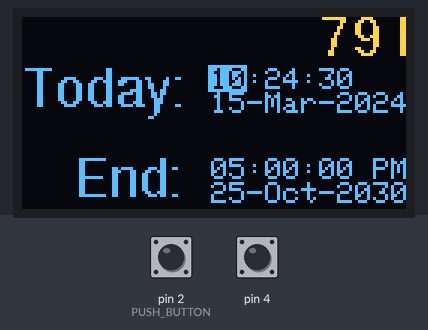
Bench run of a sketch on a simulated Arduino Uno, built with avr-gcc and run on an emulated ATmega328P. Parts: 128×64 one-colour display. Inputs (shaded band) come from the test bench; at power-on: pin 4 HIGH, pin 2 (PUSH_BUTTON) HIGH. The OLED is the two-colour kind (top 16 rows yellow); the local clock reads 2024-03-15 10:24:30 at power-on unless the sketch sets it.

Above: at 1.2 s.
1.3 s: pin 4 pulled LOW for 0.15 s
4.4 s: pin 4 pulled LOW for 1 s
At 7.85 s:
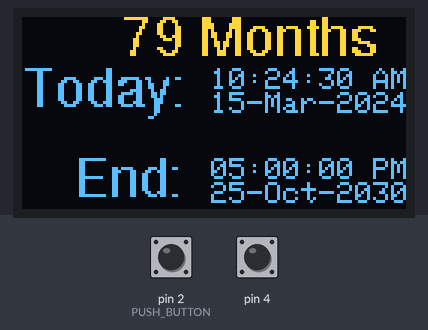
At 11.2 s:
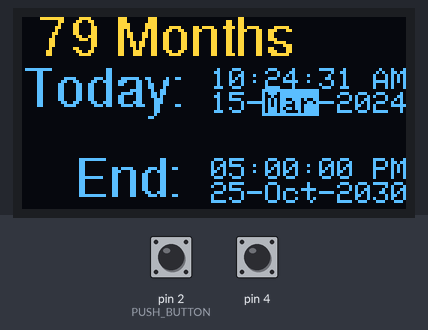
Timing chart, 0 to 12.7 s (numbered marks = the images above; inputs shaded):
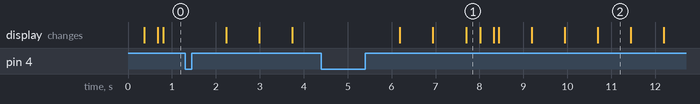

The sketch:

CountDownTimer.ino
```cpp
#include <SPI.h>
#include <RTClib.h>
#include <Adafruit_GFX.h>
#include <Adafruit_SSD1306.h>
#include <Fonts/FreeSans9pt7b.h>
#include "MultiFunctionButton.h"

#define TIMER_INTERRUPT_DEBUG     0
#define _TIMERINTERRUPT_LOGLEVEL_ 0

#define USE_TIMER_1 true
#define USE_TIMER_2 false
#define USE_TIMER_3 false
#define USE_TIMER_4 false
#define USE_TIMER_5 false

#include <TimerInterrupt.h>

#define SCREEN_WIDTH        128 // OLED display width, in pixels
#define SCREEN_HEIGHT        64 // OLED display height, in pixels
#define OLED_RESET            4 // Reset pin # (or -1 if sharing Arduino reset pin)
#define SCREEN_ADDRESS     0x3C // See datasheet for Address; 0x3D for 128x64, 0x3C for 128x32
#define PUSH_BUTTON           2
#define PUSH_BUTTON_ADJUST    4
#define DEBOUNCE_DELAY_MS    50
#define TIMER1_INTERVAL_MS   25
#define TIMER1_DURATION_MS    0 //(10 * TIMER1_INTERVAL_MS) // Duration = 0 or not specified => run indefinitely
#define DATE_FORMAT_LEN      24
#define TIME_FORMAT_NULL_POS 23
#define DATE_FORMAT_NULL_POS 11
#define MARQUEE_MAX_LENGTH  100
#define MAX_DISPLAY_LEVEL     7
#define MAX_YEAR           2050
#define MIN_YEAR           2000

#define ADJUST_IDLE   0
#define ADJUST_HOUR   1
#define ADJUST_MINUTE 2
#define ADJUST_SECOND 3
#define ADJUST_DAY    4
#define ADJUST_MONTH  5
#define ADJUST_YEAR   6

volatile int xpos = SCREEN_WIDTH - 1;
volatile bool isInterrupted = false;
volatile int scrollWidth;

const DateTime TargetDateTime = DateTime(2030, 10, 25, 17, 0, 0); // 25-Oct-2030 5:00:00PM
const int8_t daysInMonth[] PROGMEM = {31, -1, 31, 30, 31, 30, 31, 31, 30, 31, 30, 31};
static char marquee[MARQUEE_MAX_LENGTH];
const char *monthNames[] = {"Jan", "Feb", "Mar", "Apr", "May", "Jun", "Jul", "Aug", "Sep", "Oct", "Nov", "Dec"};

bool scroll           = 1;
byte displayFormat    = 0;
int buttonState       = LOW;
int lastButtonState   = LOW;
long lastDebounceTime = 0;
int adjustState       = ADJUST_IDLE;
int adjustTime[]      = {2000, 1, 1, 0, 0, 0};

struct DateTimeSpan
{
  int8_t Years;
  int8_t Months;
  int8_t Days;
  int8_t Hours;
  int8_t Minutes;
  int8_t Seconds;

  int32_t TotalYears;
  int32_t TotalMonths;
  int32_t TotalDays;
  int32_t TotalHours;
  int32_t TotalMinutes;
  int32_t TotalSeconds;
};

RTC_DS3231 Clock;
Adafruit_SSD1306 display(SCREEN_WIDTH, SCREEN_HEIGHT, &Wire, OLED_RESET);
MultiFunctionButton buttonAdjust;

void setup() {
  if(!display.begin(SSD1306_SWITCHCAPVCC, SCREEN_ADDRESS)) {
    abort;
  }

  if(!Clock.begin()) {
    abort;
  }

  pinMode(PUSH_BUTTON, INPUT_PULLUP);

  ITimer1.init();
  ITimer1.attachInterruptInterval(TIMER1_INTERVAL_MS, marquee_ISR, TIMER1_DURATION_MS);

  // uncomment to set time
  //Clock.adjust(DateTime(2021, 4, 25, 17, 03, 50));

  buttonAdjust.configure(4, PULL_DOWN, onPressAdjust, NULL, onHoldAdjust);
  buttonAdjust.debounce = DEBOUNCE_DELAY_MS;
  buttonAdjust.longHoldDelay = 750;
}

void loop() {
  buttonAdjust.check();

  if(adjustState == ADJUST_IDLE)
  {
    checkButtonPress();

    display.clearDisplay();
    display.setTextWrap(false);

    DateTime curDateTime = Clock.now();
    DateTimeSpan timeDateSpan = getAllTimes(curDateTime, TargetDateTime);

    showMarquee(timeDateSpan);
    showCurrentTime(curDateTime);

    display.display();
  }
}

void marquee_ISR()
{
  if(!isInterrupted && scroll)
  {
    isInterrupted = true;
    if(xpos > -scrollWidth)
    {
      xpos--;
    }
    else
    {
      xpos = SCREEN_WIDTH - 1;
    }
    isInterrupted = false;
  }
}

void showMarquee(DateTimeSpan dateTimeSpan)
{
  int x1;
  int y1;
  unsigned int w;
  unsigned int h;
  int months;
  int32_t totalHours;
  int32_t totalMinutes;
  int len;
  char *tmpPtr = &marquee[0];

  switch(displayFormat)
  {
    case 0:
      scroll = true;
      setDurationText(tmpPtr, dateTimeSpan.Years, displayFormat);
      break;

    case 1:
      setDurationText(tmpPtr, dateTimeSpan.TotalMonths, displayFormat);
      break;

    case 2:
      setDurationText(tmpPtr, dateTimeSpan.TotalDays, displayFormat);
      break;

    case 3:
      setDurationText(tmpPtr, dateTimeSpan.TotalHours, displayFormat);
      break;

    case 4:
      setDurationText(tmpPtr, dateTimeSpan.TotalMinutes, displayFormat);
      break;

    case 5:
      setDurationText(tmpPtr, dateTimeSpan.TotalSeconds, displayFormat);
      break;

    case 6:
      if(dateTimeSpan.Years > 0)
      {
        tmpPtr = setDurationText(tmpPtr, dateTimeSpan.Years, 0);
        tmpPtr += setStaticPeriodGap(tmpPtr);
      }
      if(dateTimeSpan.Months > 0)
      {
        tmpPtr = setDurationText(tmpPtr, dateTimeSpan.Months, 1);
        tmpPtr += setStaticPeriodGap(tmpPtr);
      }
      if(dateTimeSpan.Days > 0)
      {
        tmpPtr = setDurationText(tmpPtr, dateTimeSpan.Days, 2);
        tmpPtr += setStaticPeriodGap(tmpPtr);
      }
      if(dateTimeSpan.Hours > 0)
      {
        tmpPtr = setDurationText(tmpPtr, dateTimeSpan.Hours, 3);
        tmpPtr += setStaticPeriodGap(tmpPtr);
      }
      if(dateTimeSpan.Minutes > 0)
      {
        tmpPtr = setDurationText(tmpPtr, dateTimeSpan.Minutes, 4);
        tmpPtr += setStaticPeriodGap(tmpPtr);
      }
      tmpPtr = setDurationText(tmpPtr, dateTimeSpan.Seconds, 5);
      tmpPtr += setStaticPeriodGap(tmpPtr);
      break;

    case 7:
      scroll = false;
      tmpPtr += itoax(dateTimeSpan.Years, tmpPtr, true, true);
      tmpPtr += setStaticColon(tmpPtr);
      tmpPtr += itoax(dateTimeSpan.Months, tmpPtr, true, true);
      tmpPtr += setStaticColon(tmpPtr);
      tmpPtr += itoax(dateTimeSpan.Days, tmpPtr, true, true);
      tmpPtr += setStaticColon(tmpPtr);
      tmpPtr += itoax(dateTimeSpan.Hours, tmpPtr, true, true);
      tmpPtr += setStaticColon(tmpPtr);
      tmpPtr += itoax(dateTimeSpan.Minutes, tmpPtr, true, true);
      tmpPtr += setStaticColon(tmpPtr);
      tmpPtr += itoax(dateTimeSpan.Seconds, tmpPtr, true, true);
      break;

    default:
      copyString(tmpPtr, "Huh?");
      break;
  }

  if(scroll)
  {
    display.setFont(&FreeSans9pt7b);
    display.setTextSize(1);
    display.setTextColor(SSD1306_WHITE);
    display.getTextBounds(marquee, 0, 15, &x1, &y1, &w, &h);
    scrollWidth = w; // this is needed in order to calculate negative values because w is an unsigned int
    display.setCursor(xpos, 12);
  }
  else
  {
    display.fillRect(0, 0, SCREEN_WIDTH, 16, SSD1306_WHITE);
    display.setFont();
    display.setTextSize(1);
    display.setTextColor(SSD1306_BLACK, SSD1306_WHITE);
    display.getTextBounds(marquee, 0, 15, &x1, &y1, &w, &h);
    display.setCursor((SCREEN_WIDTH - w) / 2, 4);
  }
  display.print(marquee);
}

char *setDurationText(char *tmpPtr, int32_t value, byte durationType)
{
   bool isSingle;

  isSingle = value == 1;

  tmpPtr += itoax(value, tmpPtr, false, true);

  switch(durationType)
  {
    case 0:
      return copyString(tmpPtr, isSingle ? " Year" : " Years");
    case 1:
      return copyString(tmpPtr, isSingle ? " Month" : " Months");
    case 2:
      return copyString(tmpPtr, isSingle ? " Day" : " Days");
    case 3:
      return copyString(tmpPtr, isSingle ? " Hour" : " Hours");
    case 4:
      return copyString(tmpPtr, isSingle ? " Minute" : " Minutes");
    case 5:
      return copyString(tmpPtr, isSingle ? " Second" : " Seconds");
    default:
      return tmpPtr;
  }
}

int setStaticPeriodGap(char *value)
{
  value[0] = '.';
  value[1] = '.';
  value[2] = '.';
  value[3] = ' ';
  value[4] = 0x00;

  return 4;
}

int setStaticColon(char *value)
{
  value[0] = ':';
  value[1] = 0x00;

  return 1;
}

void showCurrentTime(DateTime curDateTime)
{
  char *dateTime;
  display.setFont();
  display.setTextSize(1);
  display.setTextColor(SSD1306_WHITE);

  dateTime = getDateFormatted(curDateTime);
  display.setCursor(63, 17);
  display.print(dateTime + DATE_FORMAT_NULL_POS + 1);
  display.setCursor(63, 25);
  display.print(dateTime);

  dateTime = getDateFormatted(TargetDateTime);
  display.setCursor(63, 47);
  display.print(dateTime + DATE_FORMAT_NULL_POS + 1);
  display.setCursor(63, 55);
  display.print(dateTime);

  display.setFont(&FreeSans9pt7b);
  display.setTextSize(1);
  display.setCursor(0, 29);
  display.print("Today:");
  display.setCursor(18, 59);
  display.print("End:");
}

void showUpdateTime(bool resetCursor)
{
  char tmpValue[5] = {0x00, 0x00, 0x00, 0x00, 0x00};
  int x, y;
  DateTime updateTime;

  if(resetCursor)
  {
      updateTime = DateTime(
        adjustTime[0],
        adjustTime[1],
        adjustTime[2],
        adjustTime[3],
        adjustTime[4],
        adjustTime[5]);

      display.fillRect(0, 16, SCREEN_WIDTH, SCREEN_HEIGHT, SSD1306_BLACK);
      showCurrentTime(updateTime);
      return;
  }

  switch(adjustState)
  {
    case ADJUST_HOUR:
      itoax(adjustTime[3], tmpValue, true, false);
      x = 63; y = 17;
      break;

    case ADJUST_MINUTE:
      itoax(adjustTime[4], tmpValue, true, false);
      x = 81; y = 17;
      break;

    case ADJUST_SECOND:
      itoax(adjustTime[5], tmpValue, true, false);
      x = 99; y = 17;
      break;

    case ADJUST_MONTH:
      copyString(tmpValue, monthNames[adjustTime[1] - 1]);
      x = 81; y = 25;
      break;

    case ADJUST_DAY:
      itoax(adjustTime[2], tmpValue, true, false);
      x = 63; y = 25;
      break;

    case ADJUST_YEAR:
      itoax(adjustTime[0], tmpValue, true, false);
      x = 105; y = 25;
      break;
  }

  display.setFont();
  display.setTextSize(1);
  if(adjustState == ADJUST_HOUR)
  {
    display.fillRect(117, 17, 12, 8, SSD1306_BLACK);
  }
  display.fillRect(x - 1, y - 1, adjustState == ADJUST_MONTH ? 19 : adjustState == ADJUST_YEAR ? 25 : 13, 9, SSD1306_WHITE);
  display.setTextColor(SSD1306_BLACK, SSD1306_WHITE);
  display.setCursor(x, y);
  display.print(tmpValue);
  display.display();
}

char *getDateFormatted(DateTime dateTime)
{
  static char dateFormat[DATE_FORMAT_LEN];
  strcpy(dateFormat, "DD-MMM-YYYY hh:mm:ss AP");
  dateTime.toString(dateFormat);
  dateFormat[DATE_FORMAT_NULL_POS] = 0x00;
  dateFormat[TIME_FORMAT_NULL_POS] = 0x00;
  return dateFormat;
}

DateTimeSpan getAllTimes(DateTime fromDate, DateTime toDate)
{
  DateTimeSpan dateTimeSpan;
  TimeSpan timeSpan = TimeSpan(toDate - fromDate);

  int8_t curSecond = fromDate.second();
  int8_t curMinute = fromDate.minute();
  int8_t curHour = fromDate.hour();
  int8_t curDay = fromDate.day();
  int8_t curMonth = fromDate.month();
  int8_t curYear = fromDate.year();

  int8_t endSecond = toDate.second();
  int8_t endMinute = toDate.minute();
  int8_t endHour = toDate.hour();
  int8_t endDay = toDate.day();
  int8_t endMonth = toDate.month();
  int8_t endYear = toDate.year();

  if(endSecond < curSecond)
  {
    endSecond += 60;
    endMinute--;
  }

  if(endMinute < curMinute)
  {
    endMinute += 60;
    endHour--;
  }

  if(endHour < curHour)
  {
    endHour += 24;
    endDay--;
  }

  if(endDay < curDay)
  {
    endDay += getDaysInMonth(endMonth != 1 ? endMonth - 1 : 12, endYear);
    endMonth--;
  }

  if(endMonth < curMonth)
  {
    endMonth += 12;
    endYear--;
  }

  dateTimeSpan.Seconds = endSecond - curSecond;
  dateTimeSpan.Minutes = endMinute - curMinute;
  dateTimeSpan.Hours = endHour - curHour;
  dateTimeSpan.Days = endDay - curDay;
  dateTimeSpan.Months = endMonth - curMonth;
  dateTimeSpan.Years = endYear - curYear;

  dateTimeSpan.TotalSeconds = timeSpan.totalseconds();
  dateTimeSpan.TotalMinutes = dateTimeSpan.TotalSeconds / 60;
  dateTimeSpan.TotalHours = dateTimeSpan.TotalSeconds / 3600;
  dateTimeSpan.TotalDays = timeSpan.days();
  dateTimeSpan.TotalMonths = (dateTimeSpan.Years * 12) + dateTimeSpan.Months;
  dateTimeSpan.TotalYears = dateTimeSpan.Years;

  return dateTimeSpan;
}

void checkButtonPress()
{
  int reading = digitalRead(PUSH_BUTTON);
  if(reading != lastButtonState)
  {
    lastDebounceTime = millis();
  }
  if(millis() - lastDebounceTime > DEBOUNCE_DELAY_MS)
  {
    if(reading != buttonState)
    {
      buttonState = reading;
      if(buttonState == HIGH)
      {
        displayFormat++;
        if(displayFormat > MAX_DISPLAY_LEVEL)
        {
          displayFormat = 0;
        }
      }
    }
  }
  lastButtonState = reading;
}

bool isLeapYear(int8_t year)
{
  return (((year % 4 == 0) && (year % 100 != 0)) || (year % 400 == 0)) ? true : false;
}

int8_t getDaysInMonth(int8_t month, int8_t year)
{
  int8_t days = pgm_read_byte(daysInMonth + (month - 1));
  return (days == -1)
    ? isLeapYear(year)
      ? 29
      : 28
    : days;
}

char *copyString(char *destination, const char *source)
{
  while(*source)
  {
    *destination++ = *source++;
  }
  *destination = 0x00;

  return &destination[0];
}

int itoax(int32_t number, char *str, bool leadingZero, bool hasComma)
{
  if(number < 10)
  {
    str[0] = leadingZero ? '0' : number + '0';
    str[1] = leadingZero ? number + '0' : 0x00;
    str[2] = 0x00;
    return leadingZero ? 2 : 1;
  }

  int index = 0;
  byte count = 0;
  while(number != 0)
  {
    int remainder = number % 10;
    str[index++] = remainder + '0';
    number = (int32_t)(number / 10L);
    if(hasComma)
    {
      count++;
      if(count % 3 == 0 && number != 0)
      {
        str[index++] = ',';
        count = 0;
      }
    }
  }
  str[index] = 0x00;
  if(index > 1)
  {
    reverse(str, index);
  }
  return index;
}

void reverse(char str[], int len)
{
  int start = 0;
  int stop = len - 1;
  byte tmp;
  while(start < stop)
  {
    tmp = str[start];
    str[start] = str[stop];
    str[stop] = tmp;
    start++;
    stop--;
  }
}

void onPressAdjust(int pin)
{
  int monthDays;

  if(adjustState == ADJUST_IDLE)
  {
    return;
  }

  switch(adjustState)
  {
    case ADJUST_HOUR:
      adjustTime[3] = adjustTime[3] == 23 ? 0 : adjustTime[3] + 1;
      break;

    case ADJUST_MINUTE:
      adjustTime[4] = adjustTime[4] == 59 ? 0 : adjustTime[4] + 1;
      break;

    case ADJUST_SECOND:
      adjustTime[5] = adjustTime[5] == 59 ? 0 : adjustTime[5] + 1;
      break;

    case ADJUST_MONTH:
      adjustTime[1] = adjustTime[1] == 12 ? 1 : adjustTime[1] + 1;
      monthDays = getDaysInMonth(adjustTime[1], adjustTime[0]);
      if(adjustTime[2] > monthDays)
      {
        adjustTime[2] = monthDays;
      }
      break;

    case ADJUST_DAY:
      adjustTime[2] = adjustTime[2] >= getDaysInMonth(adjustTime[1], adjustTime[0]) ? 1 : adjustTime[2] + 1;
      break;

    case ADJUST_YEAR:
      adjustTime[0] = adjustTime[0] >= MAX_YEAR ? MIN_YEAR : adjustTime[0] + 1;
      monthDays = getDaysInMonth(adjustTime[1], adjustTime[0]);
      if(adjustTime[2] > monthDays)
      {
        adjustTime[2] = monthDays;
      }
      break;
  }

  showUpdateTime(false);
}

void onHoldAdjust(int pin)
{
  DateTime currentTime;

  switch(adjustState)
  {
    case ADJUST_IDLE:
      currentTime = Clock.now();
      adjustTime[0] = currentTime.year();
      adjustTime[1] = currentTime.month();
      adjustTime[2] = currentTime.day();
      adjustTime[3] = currentTime.hour();
      adjustTime[4] = currentTime.minute();
      adjustTime[5] = currentTime.second();
      adjustState = ADJUST_HOUR;
      showUpdateTime(true);
      showUpdateTime(false);
      break;

    case ADJUST_HOUR:
      adjustState = ADJUST_MINUTE;
      showUpdateTime(true);
      showUpdateTime(false);
      break;

    case ADJUST_MINUTE:
      adjustState = ADJUST_SECOND;
      showUpdateTime(true);
      showUpdateTime(false);
      break;

    case ADJUST_SECOND:
      adjustState = ADJUST_MONTH;
      showUpdateTime(true);
      showUpdateTime(false);
      break;

    case ADJUST_MONTH:
      adjustState = ADJUST_DAY;
      showUpdateTime(true);
      showUpdateTime(false);
      break;

    case ADJUST_DAY:
      adjustState = ADJUST_YEAR;
      showUpdateTime(true);
      showUpdateTime(false);
      break;

    case ADJUST_YEAR:
      adjustState = ADJUST_IDLE;
      Clock.adjust(DateTime(
        adjustTime[0],
        adjustTime[1],
        adjustTime[2],
        adjustTime[3],
        adjustTime[4],
        adjustTime[5]));
      showUpdateTime(true);
      break;
  }
}
```

MultiFunctionButton.h
```cpp
#ifndef MultiFunctionButton_h
#define MultiFunctionButton_h

#include <Arduino.h>


#define PULL_UP 1
#define PULL_DOWN 0


class MultiFunctionButton
{
  private:
    int _pin;
    bool _pullMode;

    // Variables
    bool _state; // Value read from button
    bool _lastState;// Last value of button state
    bool _dblPressWaiting; // Whether we're waiting for a double Press (down)
    bool _dblPressOnNextUp; // Whether to register a double Press on next release, or whether to wait and Press
    bool _singlePressOK; // whether it's OK to do a single Press
    long _downTime; // Time the button was pressed down
    long _upTime; // Time the button was released
    bool _ignoreUP; // Whether to ignore the button release because the Press+hold was triggered
    bool _waitForUP; // When held, whether to wait for the up event
    bool _holdHappened; // Whether or not the long hold event happened already

  public:
    // Properties
    int debounce; // Debounce period to prevent flickering when pressing or releasing the button (in ms)
    int dblPressDelay; // Max period between Presses for a double Press event (in ms)
    int longHoldDelay; // Hold period for a very long press event (in ms)

    // Function pointers
    void (*onPress)(int pin);
    void (*onDblPress)(int pin);
    void (*onHold)(int pin);

    /**
    * Configuration function to be used within your setup() function
    *
    * @param int pin
    * @param int pullMode PULL_UP|PULL_DOWN Defaults to PULL_DOWN
    * @param int Optional callback press function (Function Pointer)
    * @param int Optional callback double press function (Function Pointer)
    * @param int Optional callback press-hold function (Function Pointer)
    * @return void
    */
    void configure(int pin, int pullMode, void (*press)(int), void (*doub)(int), void (*hold)(int));

    /**
    * Check button state. To be used within your loop() function
    *
    * @return void
    */
    void check();

    /**
    * Constructor - sets defaults ready for use
    */
    MultiFunctionButton();
};
#endif
```

Source omitted: MultiFunctionButton.cpp (3605 bytes)

Measured:
- what the display in image 2 shows lasts 0.7 s, from 10.7 s to 11.4 s
